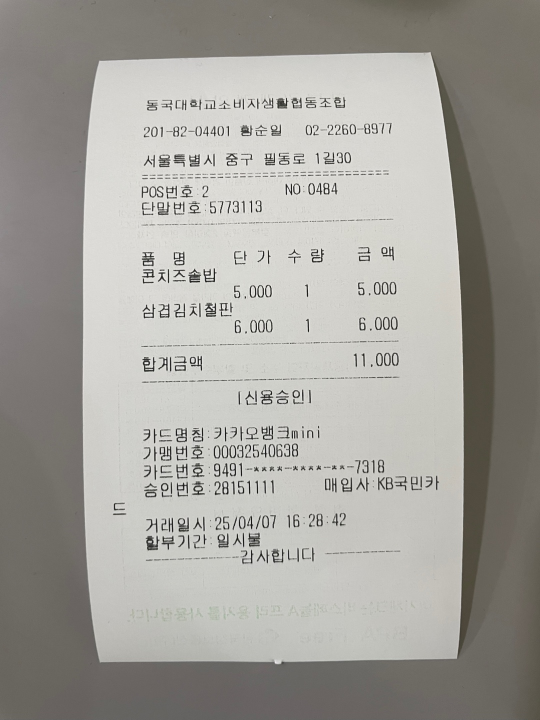
#> input picture recipt_image/recipt1.jpg, 1080 x 1440 px (shown at 1/2 size); its folder holds only this picture in this run
$ python imageprocess_iter.py
#> lines starting #> are read from the running program, lines starting #| are printed output that depends on the picture; after the words box and inside, x2 and y2 are one past the last pixel; in counts of white or black regions, pixels touching at a corner belong together
import cv2
import numpy as np
import os
from imutils.perspective import four_point_transform

def central_crop(image, crop_ratio=0.85):
    h, w = image.shape[:2]
    ch, cw = int(h * crop_ratio), int(w * crop_ratio)
    start_y = (h - ch) // 2
    start_x = (w - cw) // 2
    return image[start_y:start_y+ch, start_x:start_x+cw]

def clean_background_mask(image):
    gray = cv2.cvtColor(image, cv2.COLOR_BGR2GRAY)
    _, mask = cv2.threshold(gray, 200, 255, cv2.THRESH_BINARY_INV)
    kernel = cv2.getStructuringElement(cv2.MORPH_RECT, (5, 5))
    mask = cv2.morphologyEx(mask, cv2.MORPH_CLOSE, kernel, iterations=2)
    return mask

os.makedirs("output", exist_ok=True)

for i in range(1, 10):
    path = f"recipt_image/recipt{i}.jpg"
    original_image = cv2.imread(path)
#> original_image is the input picture: shape (1440, 1080, 3); mean B, G, R 156, 161.6, 163.6

    if original_image is None:
        print(f"⚠️ 이미지 {path} 를 불러올 수 없습니다.")
        continue

    h, w = original_image.shape[:2]
#> h = 1440; w = 1080
    image = cv2.resize(original_image.copy(), (500, int(h * (500 / w))))

    gray = cv2.cvtColor(image, cv2.COLOR_BGR2GRAY)
    thresh = cv2.adaptiveThreshold(
        gray, 255,
        cv2.ADAPTIVE_THRESH_GAUSSIAN_C,
        cv2.THRESH_BINARY, 11, 2
    )
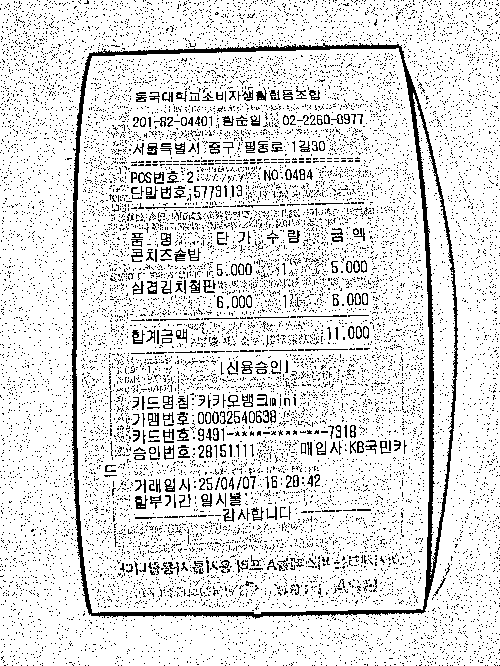
#> thresh: shape (666, 500); 87.2% white; black in thin lines or dots

    blurred = cv2.GaussianBlur(thresh, (7, 7), 0)
    edged = cv2.Canny(blurred, 50, 150)
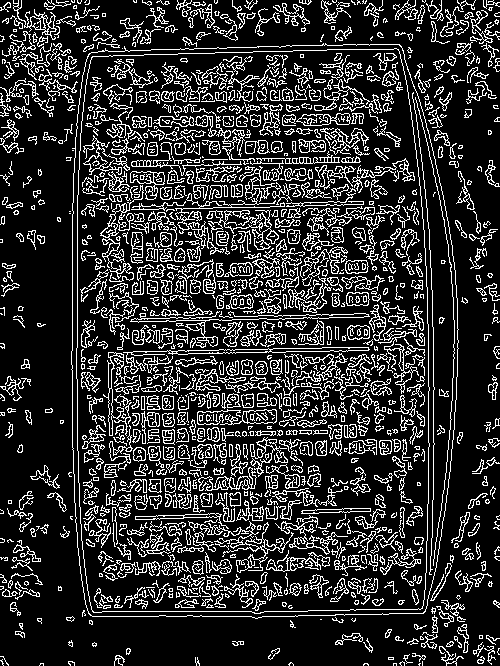
#> edged: shape (666, 500); 18.9% white in thin lines or dots

    cnts, _ = cv2.findContours(edged.copy(), cv2.RETR_EXTERNAL, cv2.CHAIN_APPROX_SIMPLE)
#> cnts = 338 contours, 221 with area under 20; largest, box (x1, y1, x2, y2) and area: (71, 43, 459, 619) 208308, (13, 0, 57, 40) 348, (273, 3, 310, 26) 223, (38, 69, 78, 101) 126, (13, 540, 41, 562) 118
    cnts = sorted(cnts, key=cv2.contourArea, reverse=True)

    receiptCnt = None
    min_area = image.shape[0] * image.shape[1] * 0.3
#> min_area = 99900
    max_area = image.shape[0] * image.shape[1] * 0.95
#> max_area = 316350

    for c in cnts:
        area = cv2.contourArea(c)
        if area < 10000 or area < min_area or area > max_area:
            continue
        peri = cv2.arcLength(c, True)
        approx = cv2.approxPolyDP(c, 0.02 * peri, True)
        if len(approx) == 4:
            receiptCnt = approx
            break
#> this loop made 338 passes
#> area on passes 2 to 4: 347.5, 223, 126

    # 실패 시 Otsu로 재시도
    if receiptCnt is None:
        _, otsu = cv2.threshold(gray, 0, 255, cv2.THRESH_BINARY + cv2.THRESH_OTSU)
#> otsu: shape (666, 500); 54.8% white; 597 black regions (408 under 20 px), largest, box (x1, y1, x2, y2) and area: (0, 0, 500, 666) 140858, (135, 495, 148, 509) 107, (230, 493, 241, 506) 98
        otsu_blurred = cv2.GaussianBlur(otsu, (7, 7), 0)
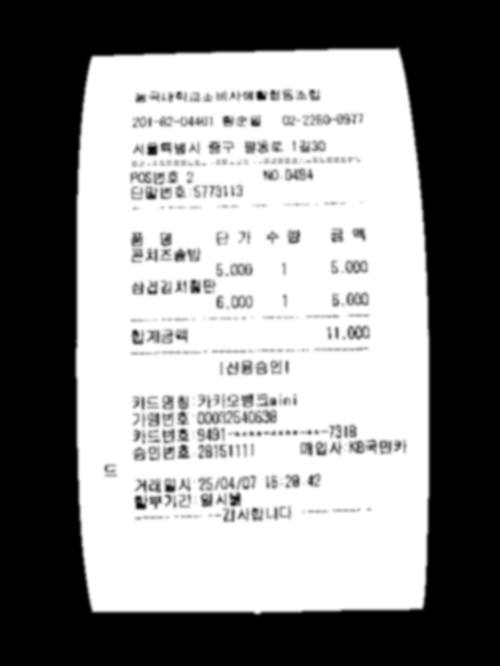
#> otsu_blurred: shape (666, 500); min 0, max 255, mean 139.6
        otsu_edged = cv2.Canny(otsu_blurred, 50, 150)
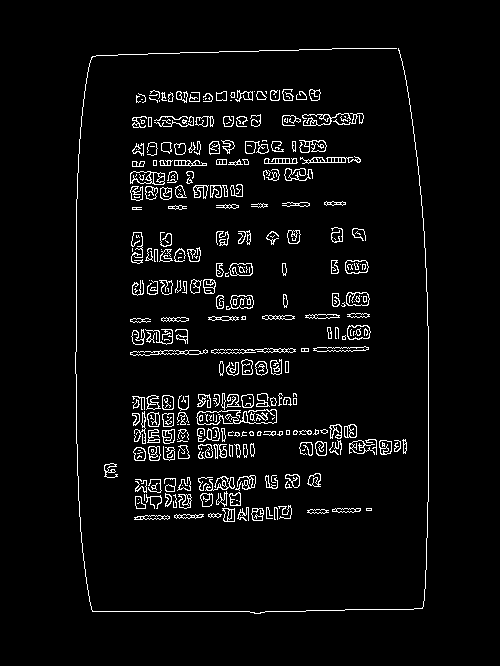
#> otsu_edged: shape (666, 500); 4.4% white in thin lines or dots, all inside (x1, y1, x2, y2) = (75, 48, 429, 614)
        cnts, _ = cv2.findContours(otsu_edged.copy(), cv2.RETR_EXTERNAL, cv2.CHAIN_APPROX_SIMPLE)
#> cnts = 299 contours, 174 with area under 20; largest, box (x1, y1, x2, y2) and area: (130, 171, 165, 185) 362, (347, 325, 371, 340) 281, (346, 292, 370, 306) 272, (226, 295, 254, 310) 270, (345, 260, 369, 274) 266
        cnts = sorted(cnts, key=cv2.contourArea, reverse=True)
        for c in cnts:
            area = cv2.contourArea(c)
            if area < 1000 or area < min_area or area > max_area:
                continue
            peri = cv2.arcLength(c, True)
            approx = cv2.approxPolyDP(c, 0.02 * peri, True)
            if len(approx) == 4:
                receiptCnt = approx
                break
#> this loop made 299 passes
#> area on passes 1 to 3: 362.5, 281, 272.5

    output = image.copy()

    if receiptCnt is not None:
        cv2.drawContours(output, [receiptCnt], -1, (255, 0, 0), 3)
        ratio = original_image.shape[1] / float(image.shape[1])
        receipt = four_point_transform(original_image, receiptCnt.reshape(4, 2) * ratio)
        result = receipt
        print(f"✅ recipt{i}: 윤곽선 검출 성공")
    else:
        print(f"⚠️ recipt{i}: 윤곽선 검출 실패 → 중앙 크롭 + 배경 제거")
        receipt = central_crop(original_image)
#> in central_crop, `return image[start_y:start_y+ch, start_x:start_x+cw]`:
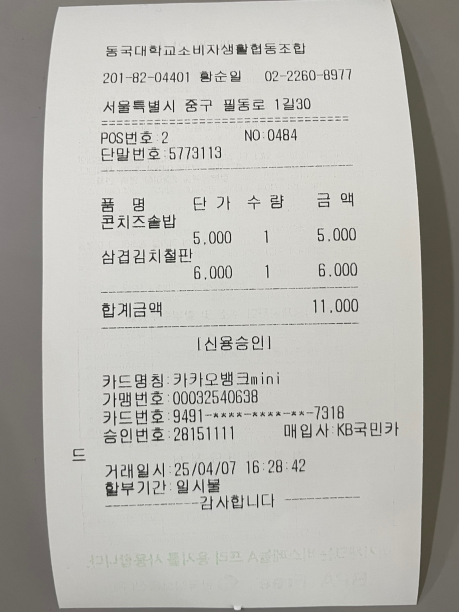
#> returned value: shape (1224, 918, 3) (shown at 1/2 size); mean of channels 0, 1, 2 175.7, 181, 182.2; drawn as B, G, R
        mask = clean_background_mask(receipt)
#> in clean_background_mask, `_, mask = cv2.threshold(gray, 200, 255, cv2.THRESH_BINARY_INV)`: mask: shape (1224, 918); 47.3% white; 3691 white regions (3215 under 20 px), largest, box (x1, y1, x2, y2) and area: (0, 0, 918, 1224) 458227, (210, 928, 239, 997) 970, (271, 818, 296, 888) 851
#> in clean_background_mask, `mask = cv2.morphologyEx(mask, cv2.MORPH_CLOSE, kernel, iterations=2)`:
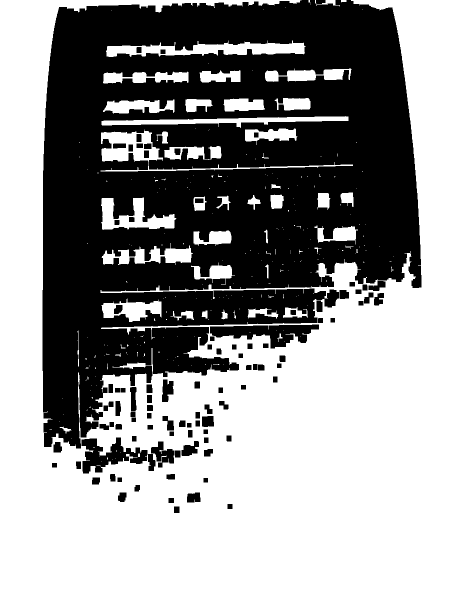
#> mask: shape (1224, 918) (shown at 1/2 size); 59% white; 96 black regions, largest, box (x1, y1, x2, y2) and area: (85, 0, 843, 897) 434054, (420, 649, 638, 697) 5386, (163, 875, 295, 947) 4599
        result = cv2.bitwise_and(receipt, receipt, mask=mask)
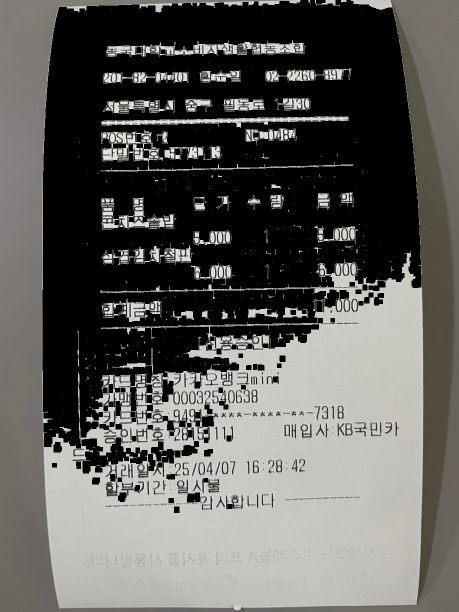
#> result: shape (1224, 918, 3) (shown at 1/2 size); mean B, G, R 90.6, 93.9, 94.8

    cv2.imwrite(f"result/receipt{i}_outline.jpg", output)
    cv2.imwrite(f"result/receipt{i}_result.jpg", result)
